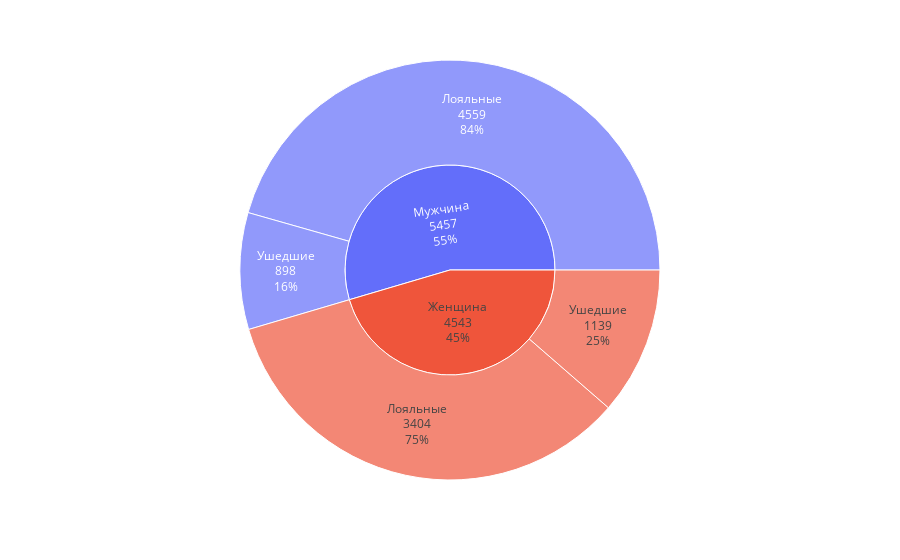

The code cell stored with this chart in its notebook:
### Markdown cell above
9.6. Кто чаще уходит, мужчины или женщины? Постройте график, который иллюстрирует это.

### Code cell
fig6 = px.sunburst(
    churn_data, 
    path =[churn_data['Gender'].map({'Male':'Мужчина', 'Female':'Женщина'}),
           churn_data['Exited'].map({0:'Лояльные', 1:'Ушедшие'})] 
    )
fig6.update_traces(textinfo="label + value + percent parent")


fig6.show()

### Figure 1 — Plotly figure (JSON) as saved in the notebook; plotly's stock layout.template omitted (floating-point values rounded to 4 significant figures)
{"data": [{"branchvalues": "total", "domain": {"x": [0, 1], "y": [0, 1]}, "hovertemplate": "labels=%{label}<br>count=%{value}<br>parent=%{parent}<br>id=%{id}<extra></extra>", "ids": ["Женщина/Лояльные", "Мужчина/Лояльные", "Женщина/Ушедшие", "Мужчина/Ушедшие", "Женщина", "Мужчина"], "labels": ["Лояльные", "Лояльные", "Ушедшие", "Ушедшие", "Женщина", "Мужчина"], "name": "", "parents": ["Женщина", "Мужчина", "Женщина", "Мужчина", "", ""], "textinfo": "label+value+percent parent", "type": "sunburst", "values": [3404, 4559, 1139, 898, 4543, 5457]}], "layout": {"legend": {"tracegroupgap": 0}, "margin": {"t": 60}}}
